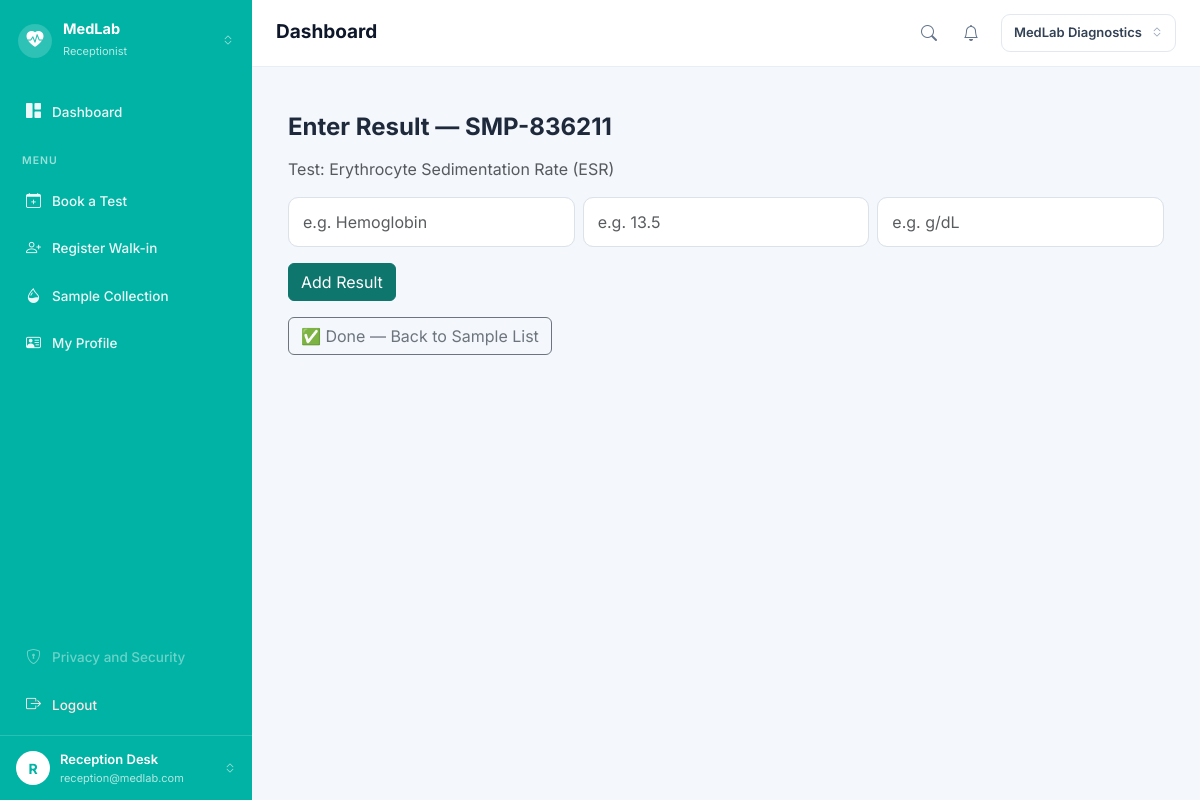
The page /medlab/samples/3/enter-result (signed in) on the database as committed earlier.
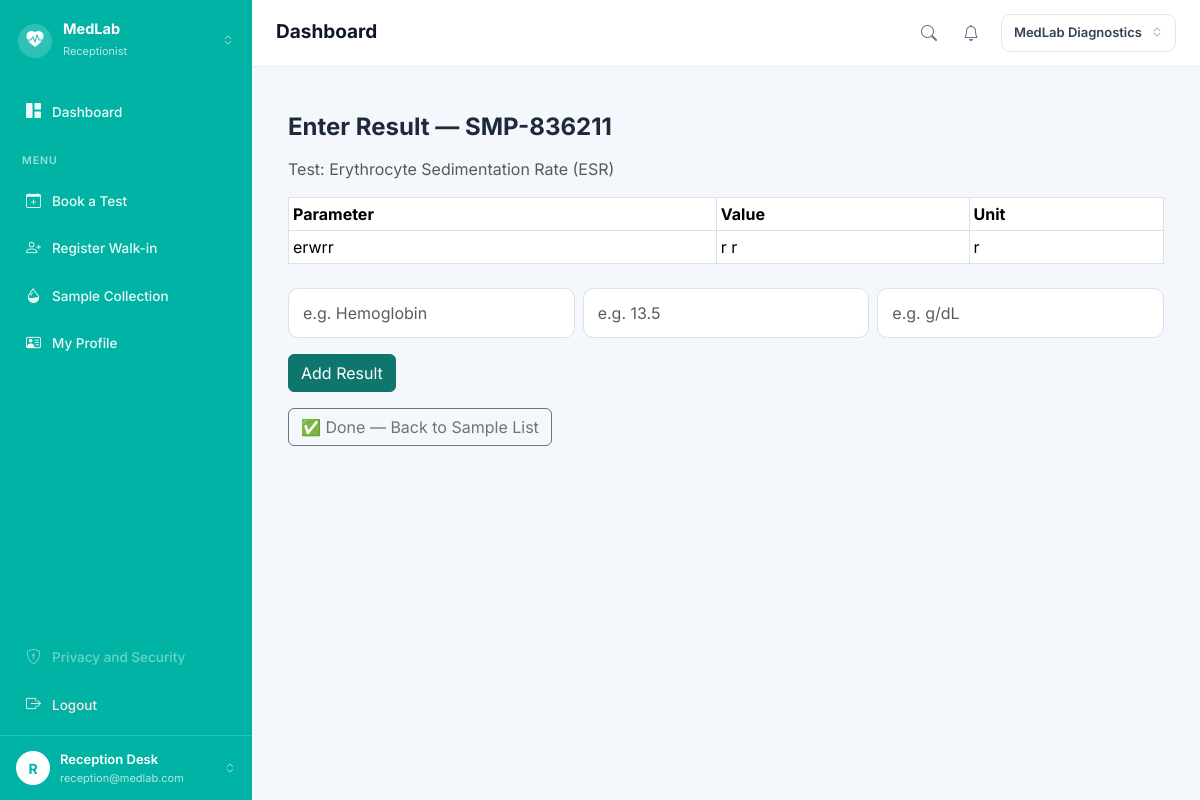
The same page on the database as committed later.
### app/models/test_result.py (models this page shows, shortened)
class TestResult(db.Model):
    __tablename__ = "test_results"
    id = db.Column(db.Integer, primary_key=True)
    sample_id = db.Column(
        db.Integer,
        db.ForeignKey("samples.id"),
        nullable=False
    )
    parameter = db.Column(db.String(100), nullable=False)   # e.g. "Hemoglobin"
    value = db.Column(db.String(50), nullable=False)         # e.g. "13.5"
    unit = db.Column(db.String(20), nullable=True)            # e.g. "g/dL"
    entered_by = db.Column(
        db.Integer,
        db.ForeignKey("staff.id"),
        nullable=True
    )
    entered_at = db.Column(
        db.DateTime,
        default=lambda: datetime.now(timezone.utc),
        nullable=False
    )
    sample = db.relationship("Sample", backref="results")
    technician = db.relationship("Staff")

### app/medlab/routes.py (the view, shortened to what this page needs)
@medlab.route("/samples/<int:sample_id>/enter-result", methods=["GET", "POST"])
@login_required
def enter_result(sample_id):
    sample = Sample.query.get_or_404(sample_id)
    form = ResultEntryForm()
    existing_results = TestResult.query.filter_by(sample_id=sample.id).all()
    return render_template(
        "medlab/enter_result.html",
        sample=sample,
        form=form,
        results=existing_results
    )

### app/medlab/forms.py
class ResultEntryForm(FlaskForm):
    parameter = StringField(
        "Parameter",
        validators=[
            DataRequired(message="Parameter name is required."),
            Length(min=2, max=100, message="Parameter must be 2-100 characters.")
        ]
    )
    value = StringField(
        "Value",
        validators=[
            DataRequired(message="Result value is required."),
            Length(min=1, max=50, message="Value is too long.")
        ]
    )
    unit = StringField(
        "Unit",
        validators=[
            Optional(),
            Length(max=20, message="Unit is too long.")
        ]
    )

### app/auth/routes.py (called while the page is built)
@login_manager.user_loader
def load_user(user_id):
    return db.session.get(
        User,
        int(user_id)
    )

### app/templates/medlab/enter_result.html (shortened to what this page needs)
{% extends "base.html" %}
{% block content %}
<div class="container mt-4">
    <h4 class="fw-bold mb-3">Enter Result — {{ sample.sample_code }}</h4>
    <p class="text-muted">Test: {{ sample.booking_item.test.name }}</p>
    {% if results %}
    <table class="table table-sm table-bordered mb-4">
        <thead><tr><th>Parameter</th><th>Value</th><th>Unit</th></tr></thead>
        <tbody>
            {% for r in results %}
            <tr><td>{{ r.parameter }}</td><td>{{ r.value }}</td><td>{{ r.unit }}</td></tr>
            {% endfor %}
        </tbody>
    </table>
    {% endif %}
    <form method="POST">
        <div class="row g-2 mb-3">
            <div class="col-md-4">
                {{ form.parameter(class="form-control", placeholder="e.g. Hemoglobin") }}
            </div>
            <div class="col-md-4">
                {{ form.value(class="form-control", placeholder="e.g. 13.5") }}
            </div>
            <div class="col-md-4">
                {{ form.unit(class="form-control", placeholder="e.g. g/dL") }}
            </div>
        </div>
        <button type="submit" class="btn btn-primary">Add Result</button>
    </form>
    <a href="{{ url_for('medlab.collected_samples') }}" class="btn btn-outline-secondary mt-3">
        ✅ Done — Back to Sample List
    </a>
</div>
{% endblock %}

Rows that differ between the two databases and show on the page:
added TestResult: parameter "erwrr", value "r r", unit "r"
Other text that changed with them:
text now shown: "Parameter Value Unit"
